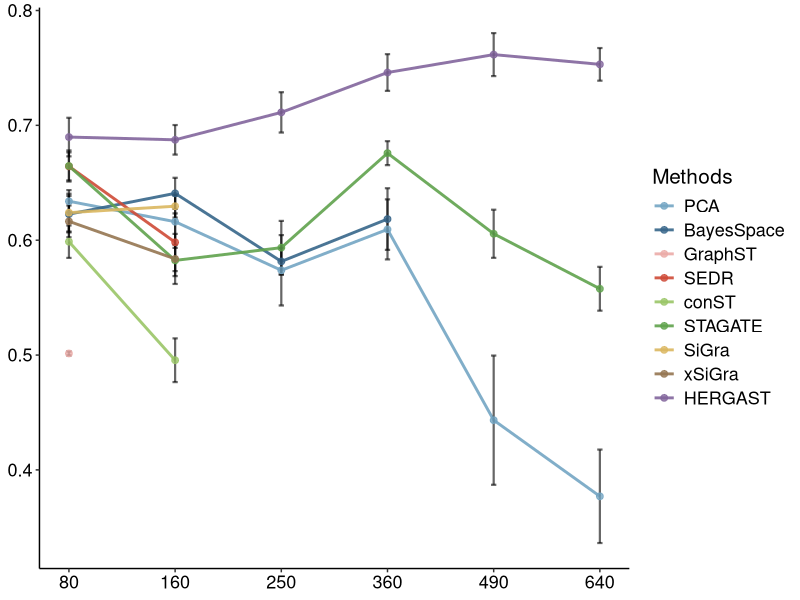
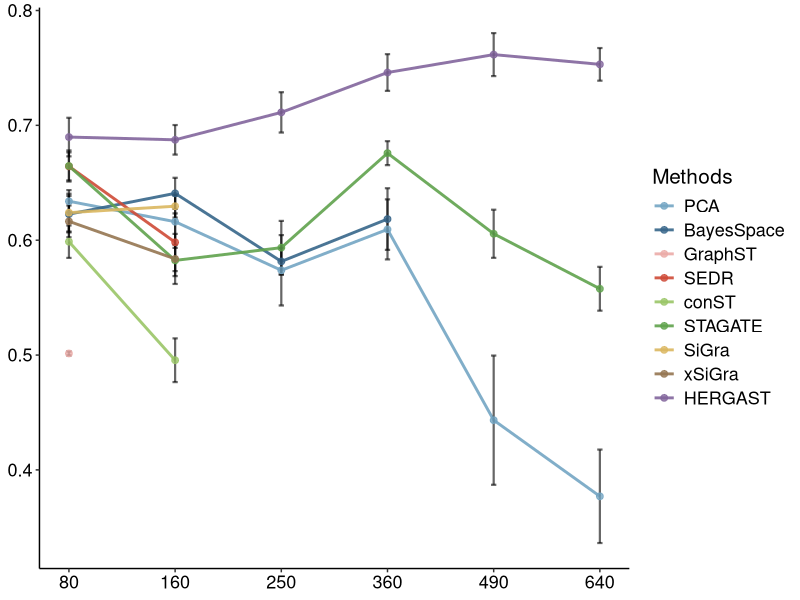

R code for these plots, in order:
library(reshape2)
library(ggplot2)
library(readxl)

mycol <- c("PCA"="#73A5C3","BayesSpace"="#376689","GraphST"="#EBABA7",
           "SEDR"="#CE4A37","conST"="#9AC567","STAGATE"="#5FA24D", 'SiGra'='#DAB760',
           'xSiGra'="#957651","HERGAST"="#82659C")


#ARI:1 NMI:2 FMI:3 HS:4
criterion=3

simu1 <- read_excel("data/simulation.xlsx",range = "B3:J13",sheet = criterion)
m <- colMeans(simu1)
res.m <- melt(m)
res.m$n_spots <- 80
res.m$Methods <- row.names(res.m)
Sd <- apply(simu1,2,sd)
res.sd <- melt(Sd)
res.sd$n_spots <- 80
res.sd$Methods <- row.names(res.sd)

simu2 <- read_excel("data/simulation.xlsx",range = "M3:T13",sheet = criterion)
m <- colMeans(simu2)
tmp <- melt(m)
tmp$n_spots <- 160
tmp$Methods <- row.names(tmp)
res.m <- rbind(res.m,tmp)
Sd <- apply(simu2,2,sd)
tmp2 <- melt(Sd)
tmp2$n_spots <- 160
tmp2$Methods <- row.names(tmp2)
res.sd <- rbind(res.sd,tmp2)

simu3 <- read_excel("data/simulation.xlsx",range = "W3:Z13",sheet = criterion)
m <- colMeans(simu3)
tmp <- melt(m)
tmp$n_spots <- 250
tmp$Methods <- row.names(tmp)
res.m <- rbind(res.m,tmp)
Sd <- apply(simu3,2,sd)
tmp2 <- melt(Sd)
tmp2$n_spots <- 250
tmp2$Methods <- row.names(tmp2)
res.sd <- rbind(res.sd,tmp2)

simu4 <- read_excel("data/simulation.xlsx",range = "AC3:AF13",sheet = criterion)
m <- colMeans(simu4)
tmp <- melt(m)
tmp$n_spots <- 360
tmp$Methods <- row.names(tmp)
res.m <- rbind(res.m,tmp)
Sd <- apply(simu4,2,sd)
tmp2 <- melt(Sd)
tmp2$n_spots <- 360
tmp2$Methods <- row.names(tmp2)
res.sd <- rbind(res.sd,tmp2)

simu5 <- read_excel("data/simulation.xlsx",range = "AI3:AK13",sheet = criterion)
m <- colMeans(simu5)
tmp <- melt(m)
tmp$n_spots <- 490
tmp$Methods <- row.names(tmp)
res.m <- rbind(res.m,tmp)
Sd <- apply(simu5,2,sd)
tmp2 <- melt(Sd)
tmp2$n_spots <- 490
tmp2$Methods <- row.names(tmp2)
res.sd <- rbind(res.sd,tmp2)

simu6 <- read_excel("data/simulation.xlsx",range = "AN3:AP13",sheet = criterion)
m <- colMeans(simu6)
tmp <- melt(m)
tmp$n_spots <- 640
tmp$Methods <- row.names(tmp)
res.m <- rbind(res.m,tmp)
Sd <- apply(simu6,2,sd)
tmp2 <- melt(Sd)
tmp2$n_spots <- 640
tmp2$Methods <- row.names(tmp2)
res.sd <- rbind(res.sd,tmp2)

colnames(res.m)[1] <- 'mean'
colnames(res.sd)[1] <- 'sd'
res <- merge(res.m,res.sd)

res$n_spots <- factor(res$n_spots,
                           levels=c('80','160','250','360','490','640'))
res$n_spots <- as.numeric(res$n_spots)
res$Methods <- factor(res$Methods,levels=c("PCA","BayesSpace",'GraphST','SEDR','conST',
                                          'STAGATE','SiGra','xSiGra','HERGAST'))

ggplot(res,aes(x=n_spots, y=mean, colour=Methods))+
  geom_line(linewidth=1,alpha=.9) +
  geom_errorbar(aes(ymin=mean-sd/sqrt(10), ymax=mean+sd/sqrt(10)),colour="black",
                width=.05,lwd=.75,alpha=.6)+
  geom_point(size=2,alpha=.8)+
  labs(col='Methods')+
  scale_color_manual(values = mycol)+
  scale_x_continuous(breaks = c(1:6),
                     labels = c('80','160','250','360','490','640'))+
  theme_classic()+
  theme(axis.title = element_blank(),
        axis.text = element_text(size=13,colour = 'black'),
        legend.text = element_text(size = 13),
        legend.title = element_text(size = 15))

ggsave(filename = 'FMI.svg',width = 8, height = 3.5)

